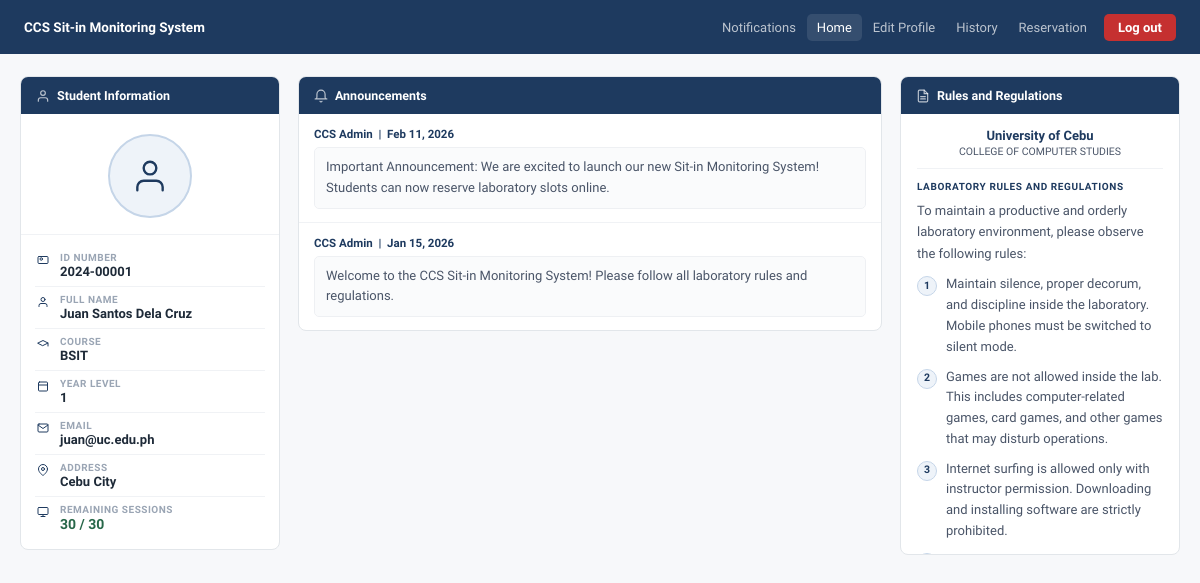
Page /homepage.php (signed in) on the committed database.
### tables this page shows
CREATE TABLE IF NOT EXISTS announcements (
    id          INT AUTO_INCREMENT PRIMARY KEY,
    admin_name  VARCHAR(100) NOT NULL DEFAULT 'CCS Admin',
    content     TEXT,
    created_at  TIMESTAMP DEFAULT CURRENT_TIMESTAMP
);

### homepage.php (the view, shortened to what this page needs)
<?php
require_once 'db.php';
$announcements = $pdo->query("SELECT * FROM announcements ORDER BY created_at DESC")->fetchAll();
$photoSrc = (!empty($_SESSION['profile_photo']))
    ? 'uploads/profiles/'.htmlspecialchars($_SESSION['profile_photo'])
    : null;
?>
<!DOCTYPE html>
<html lang="en">
<head>
</head>
<body>
<nav>
  <div class="nav-brand">CCS Sit-in Monitoring System</div>
  <div class="nav-links">
    <div class="notif-wrapper">
        <a onclick="toggleDropdown()" class="notif-trigger">
            <span>Notifications</span>
        </a>
    </div>
    <a href="homepage.php" class="active">Home</a>
    <a href="profile.php">Edit Profile</a>
    <a href="history.php">History</a>
    <a href="reservation.php">Reservation</a>
    <a href="logout.php" class="btn-logout">Log out</a>
  </div>
</nav>
<div class="dashboard">
  <div class="card">
    <div class="card-head">
      <svg viewBox="0 0 24 24"><path d="M20 21v-2a4 4 0 0 0-4-4H8a4 4 0 0 0-4 4v2"/><circle cx="12" cy="7" r="4"/></svg>
      <h2>Student Information</h2>
    </div>
    <div class="student-avatar">
      <div class="avatar-circle">
        <?php if ($photoSrc): ?>
          <img src="<?= $photoSrc ?>" alt="Profile"/>
        <?php else: ?>
          <svg viewBox="0 0 24 24"><path d="M20 21v-2a4 4 0 0 0-4-4H8a4 4 0 0 0-4 4v2"/><circle cx="12" cy="7" r="4"/></svg>
        <?php endif; ?>
      </div>
    </div>
    <div class="student-info-list">
      <div class="info-row">
        <span class="info-icon"><svg viewBox="0 0 24 24"><rect x="2" y="5" width="20" height="14" rx="2"/><circle cx="8.5" cy="10" r="2.5"/></svg></span>
        <div class="info-content"><span class="info-label">ID Number</span><span class="info-value"><?= htmlspecialchars($_SESSION['id_number'] ?? '') ?></span></div>
      </div>
      <div class="info-row">
        <span class="info-icon"><svg viewBox="0 0 24 24"><path d="M20 21v-2a4 4 0 0 0-4-4H8a4 4 0 0 0-4 4v2"/><circle cx="12" cy="7" r="4"/></svg></span>
        <div class="info-content"><span class="info-label">Full Name</span><span class="info-value"><?= htmlspecialchars($_SESSION['fullname'] ?? '') ?></span></div>
      </div>
      <div class="info-row">
        <span class="info-icon"><svg viewBox="0 0 24 24"><path d="M22 10v6M2 10l10-5 10 5-10 5z"/></svg></span>
        <div class="info-content"><span class="info-label">Course</span><span class="info-value"><?= htmlspecialchars($_SESSION['course'] ?? '') ?></span></div>
      </div>
      <div class="info-row">
        <span class="info-icon"><svg viewBox="0 0 24 24"><rect x="3" y="4" width="18" height="18" rx="2"/><line x1="3" y1="10" x2="21" y2="10"/></svg></span>
        <div class="info-content"><span class="info-label">Year Level</span><span class="info-value"><?= htmlspecialchars($_SESSION['year_level'] ?? '') ?></span></div>
      </div>
      <div class="info-row">
        <span class="info-icon"><svg viewBox="0 0 24 24"><path d="M4 4h16c1.1 0 2 .9 2 2v12c0 1.1-.9 2-2 2H4c-1.1 0-2-.9-2-2V6c0-1.1.9-2 2-2z"/><polyline points="22,6 12,13 2,6"/></svg></span>
        <div class="info-content"><span class="info-label">Email</span><span class="info-value"><?= htmlspecialchars($_SESSION['email'] ?? '') ?></span></div>
      </div>
      <div class="info-row">
        <span class="info-icon"><svg viewBox="0 0 24 24"><path d="M21 10c0 7-9 13-9 13s-9-6-9-13a9 9 0 0 1 18 0z"/><circle cx="12" cy="10" r="3"/></svg></span>
        <div class="info-content"><span class="info-label">Address</span><span class="info-value"><?= htmlspecialchars($_SESSION['address'] ?? '') ?></span></div>
      </div>
      <div class="info-row">
        <span class="info-icon"><svg viewBox="0 0 24 24"><rect x="2" y="3" width="20" height="14" rx="2"/><line x1="8" y1="21" x2="16" y2="21"/><line x1="12" y1="17" x2="12" y2="21"/></svg></span>
        <div class="info-content">
          <span class="info-label">Remaining Sessions</span>
          <span class="info-value session-highlight"><?= htmlspecialchars($_SESSION['session'] ?? '0') ?> / 30</span>
        </div>
      </div>
    </div>
  </div>
  <div class="card">
    <div class="card-head">
      <svg viewBox="0 0 24 24"><path d="M22 17H2a3 3 0 0 0 3-3V9a7 7 0 0 1 14 0v5a3 3 0 0 0 3 3z"/><path d="M13.73 21a2 2 0 0 1-3.46 0"/></svg>
      <h2>Announcements</h2>
    </div>
    <div class="ann-scroll">
      <?php if ($announcements): foreach ($announcements as $ann): ?>
      <div class="ann-item">
        <div class="ann-meta"><?= htmlspecialchars($ann['admin_name'] ?? 'CCS Admin') ?> &nbsp;|&nbsp; <?= date('M d, Y', strtotime($ann['created_at'])) ?></div>
        <?php if (!empty($ann['content'])): ?>
          <div class="ann-bubble"><?= htmlspecialchars($ann['content']) ?></div>
        <?php else: ?>
          <div class="ann-empty">No content provided.</div>
        <?php endif; ?>
      </div>
      <?php endforeach; else: ?>
      <div class="ann-item"><div class="ann-empty" style="padding:16px;">No announcements yet.</div></div>
      <?php endif; ?>
    </div>
  </div>
  <div class="card">
    <div class="card-head">
      <svg viewBox="0 0 24 24"><path d="M14 2H6a2 2 0 0 0-2 2v16a2 2 0 0 0 2 2h12a2 2 0 0 0 2-2V8z"/><polyline points="14 2 14 8 20 8"/><line x1="16" y1="13" x2="8" y2="13"/><line x1="16" y1="17" x2="8" y2="17"/></svg>
      <h2>Rules and Regulations</h2>
    </div>
    <div class="rules-scroll">
      <div class="rules-header">
        <h3>University of Cebu</h3>
        <p>COLLEGE OF COMPUTER STUDIES</p>
      </div>
      <div class="rules-section-title">Laboratory Rules and Regulations</div>
      <p class="rules-intro">To maintain a productive and orderly laboratory environment, please observe the following rules:</p>
      <div class="rules-list">
        <div class="rule-item"><span class="rule-num">1</span><span>Maintain silence, proper decorum, and discipline inside the laboratory. Mobile phones must be switched to silent mode.</span></div>
        <div class="rule-item"><span class="rule-num">2</span><span>Games are not allowed inside the lab. This includes computer-related games, card games, and other games that may disturb operations.</span></div>
        <div class="rule-item"><span class="rule-num">3</span><span>Internet surfing is allowed only with instructor permission. Downloading and installing software are strictly prohibited.</span></div>
        <div class="rule-item"><span class="rule-num">4</span><span>Eating, drinking, and smoking inside the laboratory are strictly prohibited.</span></div>
      </div>
    </div>
  </div>
</div>
</body>
</html>

### homepage.php (style rules this page uses)
* { box-sizing:border-box;margin:0;padding:0; }
body { font-family:'Plus Jakarta Sans',sans-serif;background:#f7f8fa;color:#1e2a38;min-height:100vh;font-size:14px; }
nav { background:#1e3a5f;height:54px;padding:0 24px;display:flex;align-items:center;justify-content:space-between;position:sticky;top:0;z-index:100; }
.nav-brand { font-size:13.5px;font-weight:700;color:#fff; }
.nav-links { display:flex;align-items:center;gap:1px; }
.nav-links a { font-size:13px;color:rgba(255,255,255,0.7);text-decoration:none;padding:6px 10px;border-radius:5px;transition:all .15s;white-space:nowrap;cursor:pointer; }
.nav-links a:hover,.nav-links a.active { color:#fff;background:rgba(255,255,255,0.1); }
.notif-wrapper { position:relative;display:inline-block; }
.notif-trigger { display: inline-flex !important; align-items: center !important; gap: 6px !important; }
.btn-logout { background:#c53030 !important;color:#fff !important;font-weight:600 !important;border-radius:5px;padding:6px 14px !important;margin-left:6px; }
.dashboard { max-width:1260px;margin:0 auto;padding:22px 20px;display:grid;grid-template-columns:260px 1fr 280px;gap:18px;align-items:start; }
.card { background:#fff;border-radius:8px;border:1px solid #e2e6ea;overflow:hidden; }
.card-head { background:#1e3a5f;padding:11px 15px;display:flex;align-items:center;gap:7px; }
.card-head h2 { color:#fff;font-size:12.5px;font-weight:600; }
.card-head svg { width:14px;height:14px;stroke:rgba(255,255,255,0.7);fill:none;stroke-width:2;stroke-linecap:round;stroke-linejoin:round; }
.student-avatar { display:flex;flex-direction:column;align-items:center;padding:20px 14px 16px;border-bottom:1px solid #f0f2f5; }
.avatar-circle { width:84px;height:84px;border-radius:50%;background:#eef3f9;border:2px solid #c5d5e8;display:flex;align-items:center;justify-content:center;overflow:hidden; }
.avatar-circle svg { width:38px;height:38px;stroke:#1e3a5f;fill:none;stroke-width:1.5;stroke-linecap:round;stroke-linejoin:round; }
.student-info-list { padding:10px 14px; }
.info-row { display:flex;align-items:flex-start;gap:9px;padding:7px 0;border-bottom:1px solid #f0f2f5; }
.info-row:last-child { border-bottom:none; }
.info-icon { display:flex;align-items:flex-start;justify-content:center;width:16px;flex-shrink:0;padding-top:2px; }
.info-icon svg { width:12px;height:12px;stroke:#1e3a5f;fill:none;stroke-width:2;stroke-linecap:round;stroke-linejoin:round; }
.info-content { display:flex;flex-direction:column;gap:1px;min-width:0;flex:1; }
.info-label { font-size:10px;font-weight:700;color:#9aa5b4;text-transform:uppercase;letter-spacing:0.05em; }
.info-value { font-size:13px;color:#1e2a38;font-weight:600;word-break:break-all;overflow-wrap:anywhere; }
.session-highlight { color:#276749;font-size:14px; }
.ann-scroll { max-height:440px;overflow-y:auto; }
.ann-item { padding:13px 15px;border-bottom:1px solid #f0f2f5; }
.ann-item:last-child { border-bottom:none; }
.ann-meta { font-size:11.5px;font-weight:600;color:#1e3a5f;margin-bottom:6px; }
.ann-bubble { background:#fafbfc;border:1px solid #eef0f3;border-radius:5px;padding:9px 11px;font-size:13px;color:#4a5568;line-height:1.6; }
.rules-scroll { max-height:440px;overflow-y:auto;padding:14px 16px; }
.rules-header { text-align:center;margin-bottom:12px;padding-bottom:10px;border-bottom:1px solid #f0f2f5; }
.rules-header h3 { font-size:13px;font-weight:700;color:#1e3a5f; }
.rules-header p { font-size:10.5px;color:#4a5568;margin-top:2px; }
.rules-section-title { font-size:10px;font-weight:700;text-transform:uppercase;letter-spacing:0.06em;color:#1e3a5f;margin:12px 0 8px; }
.rules-intro { font-size:13px;color:#4a5568;line-height:1.65;margin-bottom:10px; }
.rules-list { display:flex;flex-direction:column;gap:9px; }
.rule-item { display:flex;gap:9px;font-size:13px;color:#4a5568;line-height:1.6; }
.rule-num { min-width:20px;height:20px;border-radius:50%;background:#eef3f9;color:#1e3a5f;font-size:10.5px;font-weight:700;display:flex;align-items:center;justify-content:center;flex-shrink:0;margin-top:2px;border:1px solid #c5d5e8; }

### rows in the picture
announcements: admin_name "CCS Admin", created_at "Feb 11, 2026", content "Important Announcement: We are excited to launch our new Sit-in Monitoring System! Students can now reserve laboratory slots online."
announcements: admin_name "CCS Admin", created_at "Jan 15, 2026", content "Welcome to the CCS Sit-in Monitoring System! Please follow all laboratory rules and regulations."

### other values in the picture
$_SESSION['id_number'] "2024-00001"
$_SESSION['fullname'] "Juan Santos Dela Cruz"
$_SESSION['course'] "BSIT"
$_SESSION['year_level'] "1"
$_SESSION['email'] "juan@uc.edu.ph"
$_SESSION['address'] "Cebu City"
$_SESSION['session'] "30"
